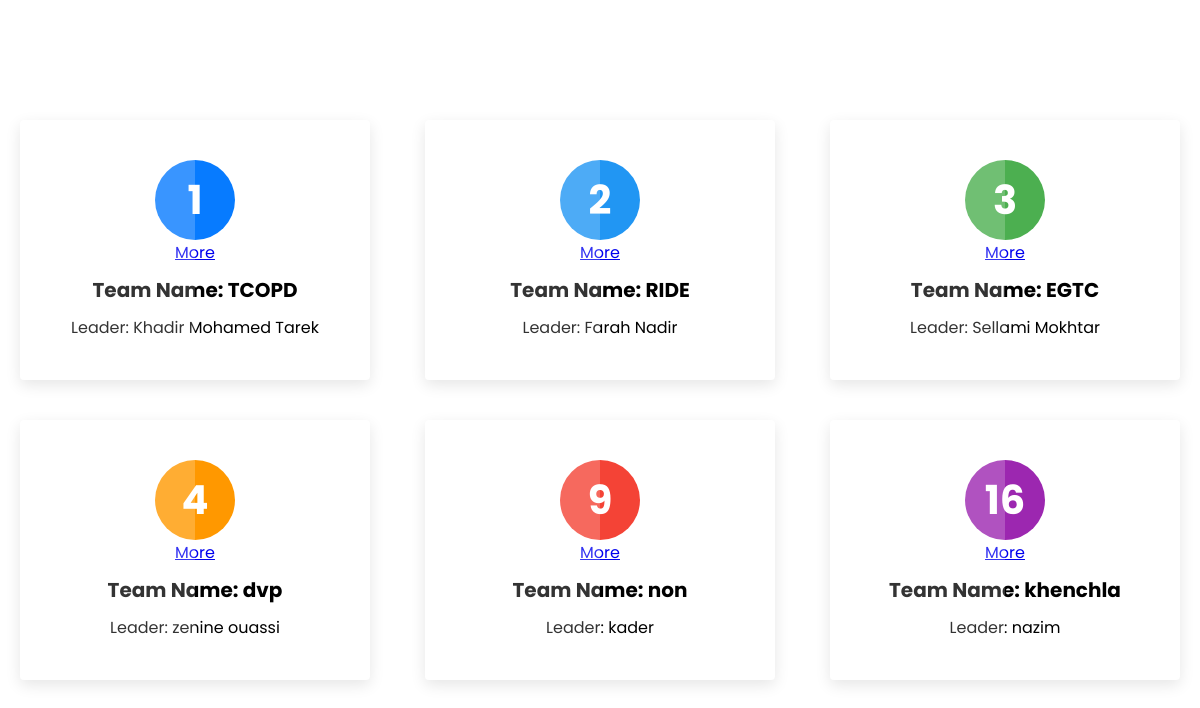
The page /affequipe3.php on the database its author committed.
### tables this page shows
CREATE TABLE `equipe` (
  `numero` int(11) NOT NULL,
  `intitule_DEquipe` varchar(255) NOT NULL,
  `acronyme_DEquipe` char(8) NOT NULL,
  `chef_DEquipe` char(20) NOT NULL,
  `description_scientifique` text NOT NULL,
  `adequation` text NOT NULL,
  `environnement_et_contraint` text NOT NULL,
  `traveaux_en_cours` text NOT NULL
);

### affequipe3.php (the view, shortened to what this page needs)
<?php
include 'conn.php';
$sql = "SELECT * FROM equipe";
$result = mysqli_query($con, $sql);
$numequipe=$_GET['numEquipe'];
?>
<!DOCTYPE html>
<html>
<head>
	<link rel="stylesheet" type="text/css" href="aff.css">
	<link rel="stylesheet" href="btn1.css">
</head>
<body>
	<div class="container">
		<?php
    while($row = mysqli_fetch_assoc($result)) { ?>
			<div class="box">
				<div class="icon"><?php echo $row['numero']; ?></div>
				<div class="content">
                <a href="<?php echo 'affihchage3.php?responable=' . urlencode($numequipe) . '&numEquipe=' . urlencode($row['numero']); ?>">More</a>
					<h3>Team Name: <?php echo $row["acronyme_DEquipe"]; ?></h3>
					<p>Leader: <?php echo $row["chef_DEquipe"]; ?></p>
				</div>
			</div>
		<?php } ?>
	</div>
</body>
</html>

### aff.css (style rules this page uses)
body { margin: 0; padding: 0; display:flex; justify-content: center; align-items: center; min-height: 100vh; font-family: 'poppins',sans-serif; background-image: url(./images/photo-1530293959042-0aac487c21e3.jfif); background-size: cover; }
.container { display: flex; flex-wrap: wrap; justify-content: space-between; }
.container .box { position: relative; width: 350px; padding: 40px; background: #fff; box-shadow: 0 5px 15px rgba(0,0,0,.1); border-radius: 4px; margin: 20px; box-sizing: border-box; overflow: hidden; text-align: center; }
.container .box::before { content: ''; width: 50%; height: 100%; position: absolute; top: 0; left: 0; background: rgba(255, 255, 255, .2); z-index: 2; pointer-events: none; }
.container .box .icon { position: relative; width: 80px; height: 80px; color: #fff; background: #000; display: flex; justify-content: center; align-items: center; margin: 0 auto; border-radius: 50%; font-size: 40px; font-weight: 700; transition: 1s; }
.container .box .content { position: relative; z-index: 1; transition: 0.5s; }
.container .box .content h3 { font-size: 20px; margin: 10px 0; padding: 0; }
.container .box .content p { margin: 0; padding: 0; }

### rows shown on the page
equipe: numero "1", acronyme_DEquipe "TCOPD", chef_DEquipe "Khadir Mohamed Tarek"
equipe: numero "2", acronyme_DEquipe "RIDE", chef_DEquipe "Farah Nadir"
equipe: numero "3", acronyme_DEquipe "EGTC", chef_DEquipe "Sellami Mokhtar"
equipe: numero "4", acronyme_DEquipe "dvp", chef_DEquipe "zenine ouassi"
equipe: numero "9", acronyme_DEquipe "non", chef_DEquipe "kader"
equipe: numero "16", acronyme_DEquipe "khenchla", chef_DEquipe "nazim"
